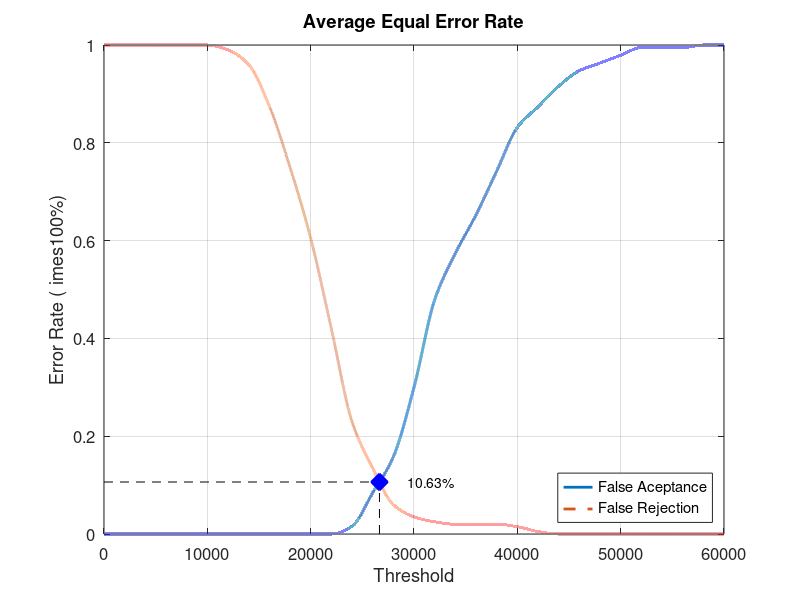
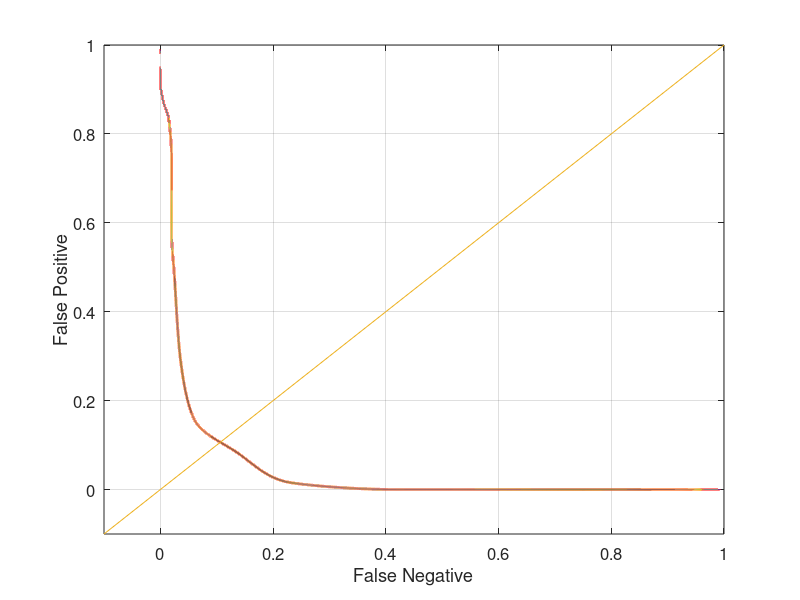

These figures' MATLAB source, in order:
close all;
clear;
clc;
x = 0:2000:60000;
xq = 0:0.5:60000;

y0 = [0 0 0 0 0 0 0 0 0 0 0 0 0.0157895 0.0842105 0.157895 0.3 0.478947 0.573684 0.652632 0.742105 0.831579 0.873684 0.915789 0.947368 0.963158 0.978947 0.994737 0.994737 0.994737 1 1]
yy0 = interp1(x, y0, xq, 'pchip');
y1 = [1 1 1 1 1 1 0.99 0.96 0.875 0.75 0.605 0.42 0.23 0.135 0.06 0.035 0.025 0.02 0.02 0.02 0.015 0.005 0 0 0 0 0 0 0 0 0]
yy1 = interp1(x, y1, xq, 'pchip');

% Calculating EER: 
y2 = abs(y0 - y1);
find(y2 == min(y2))
yy2 = abs(yy0 - yy1);
xEER = find(yy2 == min(yy2));
xEERIndex = xq(xEER) % X-axis EER
yEER = yy0(xEER) % Y-axis EER

main = figure
plot(xq, yy0,'-','LineWidth', 2);	hold on
plot(xq, yy1,'--','LineWidth', 2);	hold on
plot([xEERIndex xEERIndex], [0 yEER], 'k--');	hold on
plot([0 xEERIndex], [yEER yEER], 'k--');	hold on
plot(xEERIndex, yEER, 'bx', 'LineWidth', 10);	hold on
text(xEERIndex + 10 * xEERIndex / 100, yEER, [num2str(round((10000 * yEER)) / 100) '%'])
legend('False Aceptance', 'False Rejection', 'Location', 'SouthEast')
xlabel('Threshold')
ylabel('Error Rate (	imes100%)')
title('Average Equal Error Rate')
set(gca, 'FontSize', 12)
axis([0 60000 0 1])
grid on

print(main, 'Database1_3Main', '-dpng');
FNRxFPR = figure('Color', [1 1 1]);
plot(yy1, yy0, '-', yy1, yy0, 'LineWidth', 2);
hold on
y = -0.1:0.1:1
plot(y, y); 
set(gca, 'FontSize', 12)
xlabel('False Negative')
ylabel('False Positive')
axis([-0.1 1 -0.1 1])
set(gca, 'FontSize', 12)
grid on

print(FNRxFPR, 'Database1_3FNRxFPR','-dpng');
